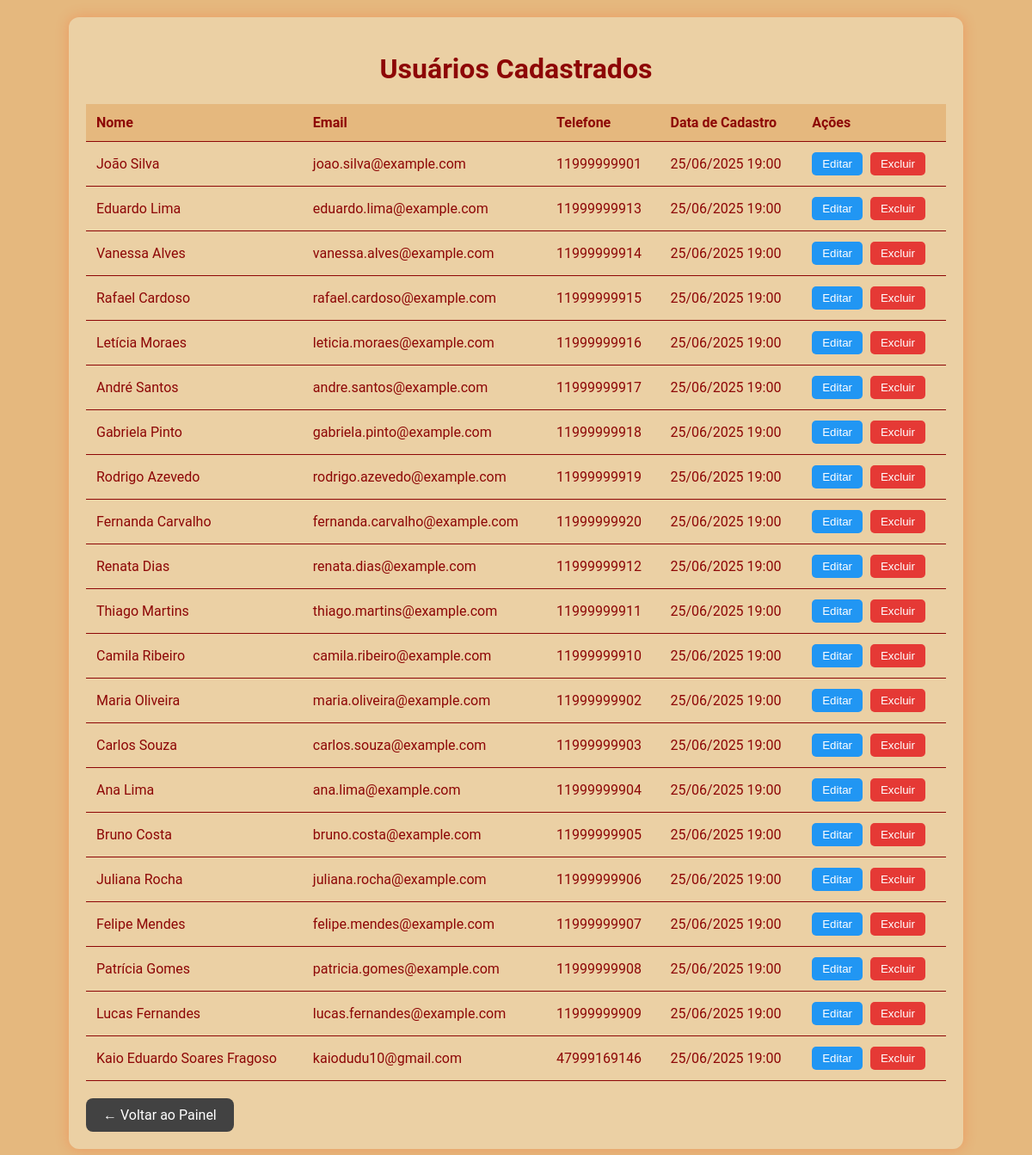
The app's page /admin_usuarios.php (signed in) with its own data.
### tables this page shows
CREATE TABLE usuarios (
    id INT AUTO_INCREMENT PRIMARY KEY,
    nome VARCHAR(100) NOT NULL,
    nascimento DATE,
    email VARCHAR(100) NOT NULL UNIQUE,
    senha_hash VARCHAR(255) NOT NULL,
    telefone VARCHAR(20),
    data_cadastro DATETIME DEFAULT CURRENT_TIMESTAMP
);

### admin_usuarios.php (the view, shortened to what this page needs)
<?php
require_once 'conexao.php';
$usuarios = $pdo->query("SELECT id, nome, email, telefone, data_cadastro FROM usuarios ORDER BY data_cadastro DESC")->fetchAll(PDO::FETCH_ASSOC);
?>
<!DOCTYPE html>
<html lang="pt-BR">
<head>
    <link rel="stylesheet" href="css/admin_usuarios.css">
</head>
<body>
    <div class="container">
        <h1> Usuários Cadastrados</h1>
        <table>
            <thead>
                <tr>
                    <th>Nome</th>
                    <th>Email</th>
                    <th>Telefone</th>
                    <th>Data de Cadastro</th>
                    <th>Ações</th>
                </tr>
            </thead>
            <tbody>
                <?php foreach ($usuarios as $usuario): ?>
                <tr>
                    <td><?= htmlspecialchars($usuario['nome']) ?></td>
                    <td><?= htmlspecialchars($usuario['email']) ?></td>
                    <td><?= htmlspecialchars($usuario['telefone']) ?></td>
                    <td><?= date('d/m/Y H:i', strtotime($usuario['data_cadastro'])) ?></td>
                    <td style="white-space: nowrap;">
                        <form method="post" action="admin_editar_usuario.php" style="display:inline;">
                            <button type="submit" class="btn-editar">Editar</button>
                        </form>
                        <form method="post" onsubmit="return confirm('Tem certeza que deseja excluir este usuário?');" style="display:inline;">
                            <button type="submit" class="btn-excluir">Excluir</button>
                        </form>
                    </td>
                </tr>
                <?php endforeach; ?>
            </tbody>
        </table>
        <a href="admin_dashboard.php" class="voltar-btn">← Voltar ao Painel</a>
    </div>
</body>
</html>

### css/admin_usuarios.css (style rules this page uses)
body { font-family: 'Roboto', sans-serif; background-color: #e5b87e; color: #8d0606; margin: 0; padding: 20px; }
.container { max-width: 1000px; margin: auto; background: #ebd0a4; padding: 20px; border-radius: 12px; box-shadow: 0 0 15px rgba(255, 87, 34, 0.3); }
h1 { text-align: center; color: #8d0606; }
table { width: 100%; border-collapse: collapse; margin-top: 20px; }
th, td { padding: 12px; border-bottom: 1px solid #8d0606; text-align: left; }
th { background-color: #e5b87e; }
.btn-excluir { padding: 6px 12px; background-color: #e53935; color: white; border: none; border-radius: 5px; cursor: pointer; }
.voltar-btn { display: inline-block; margin-top: 20px; text-decoration: none; background-color: #424242; color: white; padding: 10px 20px; border-radius: 8px; transition: background 0.3s; }
.btn-editar { padding: 6px 12px; background-color: #2196f3; color: white; border: none; border-radius: 5px; cursor: pointer; margin-right: 5px; }

### records on screen
usuarios: nome "João Silva", email "joao.silva@example.com", telefone "11999999901", data_cadastro "25/06/2025 19:00"
usuarios: nome "Eduardo Lima", email "eduardo.lima@example.com", telefone "11999999913", data_cadastro "25/06/2025 19:00"
usuarios: nome "Vanessa Alves", email "vanessa.alves@example.com", telefone "11999999914", data_cadastro "25/06/2025 19:00"
usuarios: nome "Rafael Cardoso", email "rafael.cardoso@example.com", telefone "11999999915", data_cadastro "25/06/2025 19:00"
usuarios: nome "Letícia Moraes", email "leticia.moraes@example.com", telefone "11999999916", data_cadastro "25/06/2025 19:00"
usuarios: nome "André Santos", email "andre.santos@example.com", telefone "11999999917", data_cadastro "25/06/2025 19:00"
usuarios: nome "Gabriela Pinto", email "gabriela.pinto@example.com", telefone "11999999918", data_cadastro "25/06/2025 19:00"
usuarios: nome "Rodrigo Azevedo", email "rodrigo.azevedo@example.com", telefone "11999999919", data_cadastro "25/06/2025 19:00"
usuarios: nome "Fernanda Carvalho", email "fernanda.carvalho@example.com", telefone "11999999920", data_cadastro "25/06/2025 19:00"
usuarios: nome "Renata Dias", email "renata.dias@example.com", telefone "11999999912", data_cadastro "25/06/2025 19:00"
usuarios: nome "Thiago Martins", email "thiago.martins@example.com", telefone "11999999911", data_cadastro "25/06/2025 19:00"
usuarios: nome "Camila Ribeiro", email "camila.ribeiro@example.com", telefone "11999999910", data_cadastro "25/06/2025 19:00"
usuarios: nome "Maria Oliveira", email "maria.oliveira@example.com", telefone "11999999902", data_cadastro "25/06/2025 19:00"
usuarios: nome "Carlos Souza", email "carlos.souza@example.com", telefone "11999999903", data_cadastro "25/06/2025 19:00"
usuarios: nome "Ana Lima", email "ana.lima@example.com", telefone "11999999904", data_cadastro "25/06/2025 19:00"
usuarios: nome "Bruno Costa", email "bruno.costa@example.com", telefone "11999999905", data_cadastro "25/06/2025 19:00"
usuarios: nome "Juliana Rocha", email "juliana.rocha@example.com", telefone "11999999906", data_cadastro "25/06/2025 19:00"
usuarios: nome "Felipe Mendes", email "felipe.mendes@example.com", telefone "11999999907", data_cadastro "25/06/2025 19:00"
usuarios: nome "Patrícia Gomes", email "patricia.gomes@example.com", telefone "11999999908", data_cadastro "25/06/2025 19:00"
usuarios: nome "Lucas Fernandes", email "lucas.fernandes@example.com", telefone "11999999909", data_cadastro "25/06/2025 19:00"
usuarios: nome "Kaio Eduardo Soares Fragoso", email "kaiodudu10@gmail.com", telefone "47999169146", data_cadastro "25/06/2025 19:00"
